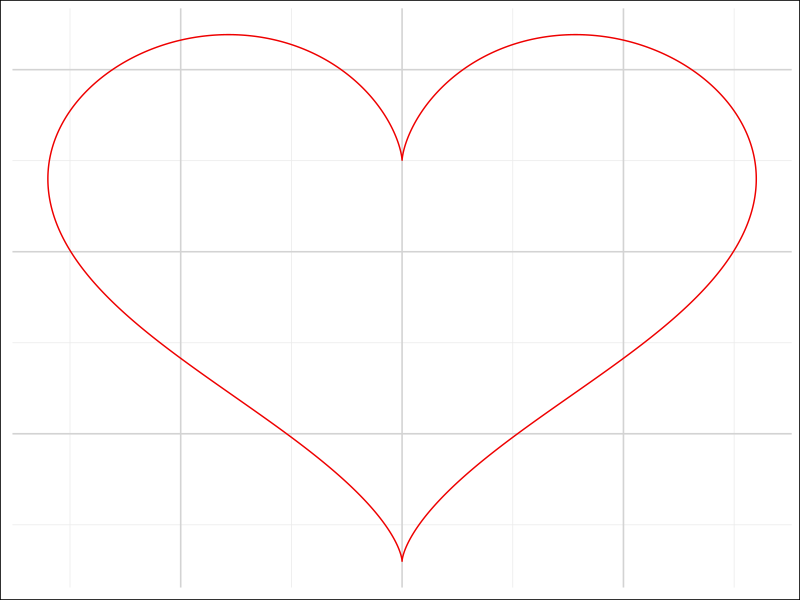

The R script that drew this image:
# based on http://mathworld.wolfram.com/HeartCurve.html

library(ggplot2)

theme_heart <- function (base_size = 12, base_family = "") {
    theme_bw(base_size = base_size, base_family = base_family) %+replace% 
        theme(
            axis.text = element_blank(),
            axis.title = element_blank(),
            axis.ticks = element_blank(),
            panel.border = element_blank(),
            panel.background = element_blank(),            
            panel.grid.major = element_line(colour = "lightgrey"),
            plot.background = element_rect(fill="white")
    )   
}

data<- data.frame(t=seq(0, 2*pi, by=10^-3) )
xfun <- function(t) 16*sin(t)^3
yfun <- function(t) 13*cos(t)-5*cos(2*t)-2*cos(3*t)-cos(4*t)
data$y=yfun(data$t)
data$x=xfun(data$t)

p <- ggplot(data=data, aes(x = x, y = y))
p + geom_path(color = "red2") + theme_heart()
